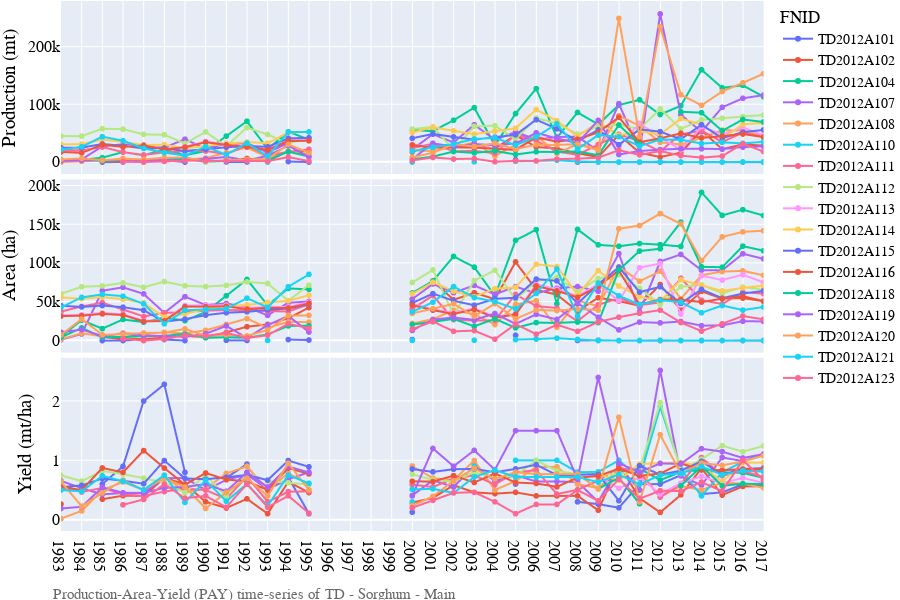
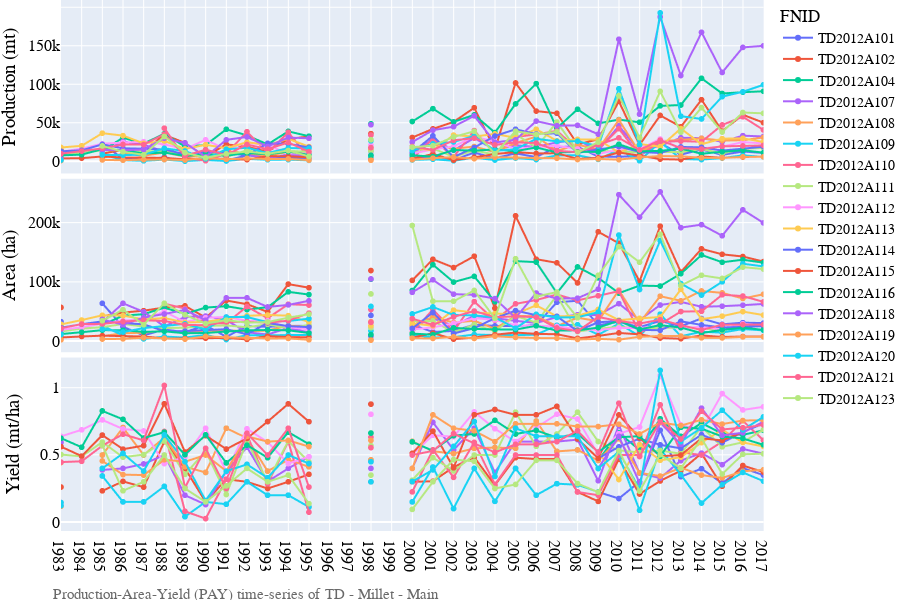
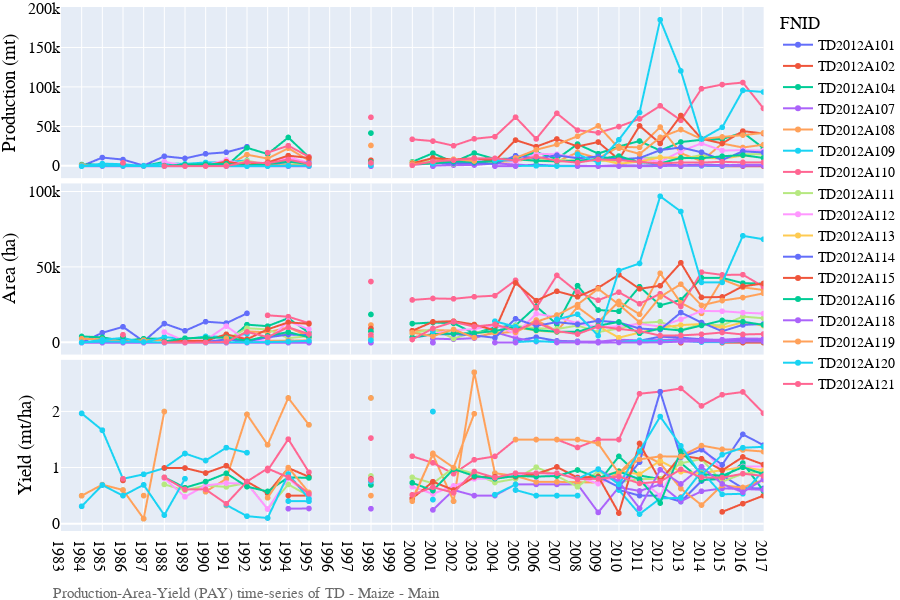
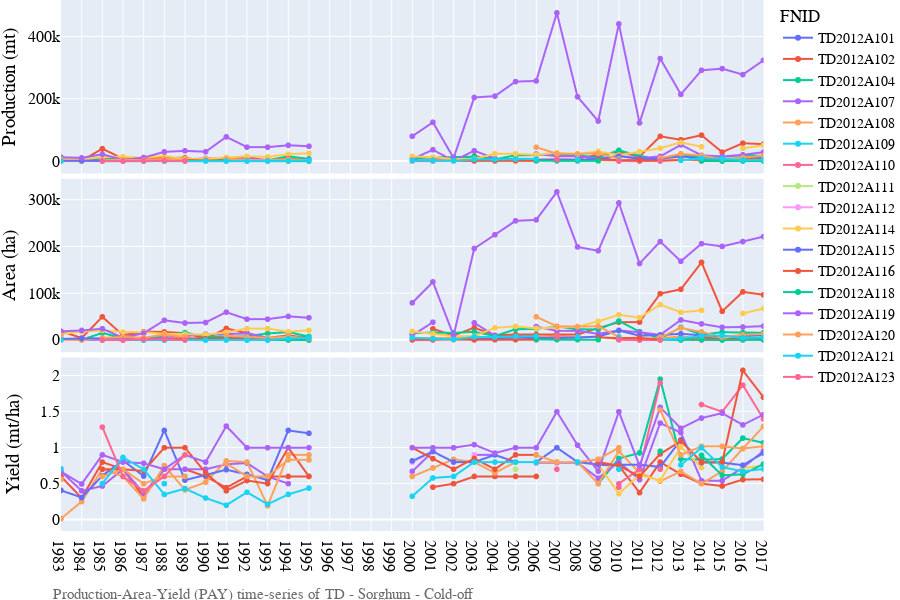

Source (notebook cell) for these figures, in order:
### Code cell
# Lineplot of Production-Area-Yield time-series
country_iso, country_name = 'TD', 'Chad'
df = pd.read_csv('../data/crop/adm_crop_production_%s.csv' % country_iso, index_col=0)
df['year'] = df['harvest_year']
year = [df['year'].min(), df['year'].max()]
product_season = [
    ['Sorghum','Main'],
    ['Millet','Main'],
    ['Maize','Main'],
    ['Sorghum','Cold-off'],
]
for product_name, season_name in product_season:
    footnote = 'Production-Area-Yield (PAY) time-series of %s - %s - %s' % (country_iso, product_name, season_name)
    fn_save = '../figures/%s_line_pay_%s_%s.png' % (country_iso, product_name, season_name)
    sub = df[(df['product'] == product_name) & (df['season_name'] == season_name)]
    fig = PlotLinePAY(sub, year, footnote, fn_save)
    fig.show()
